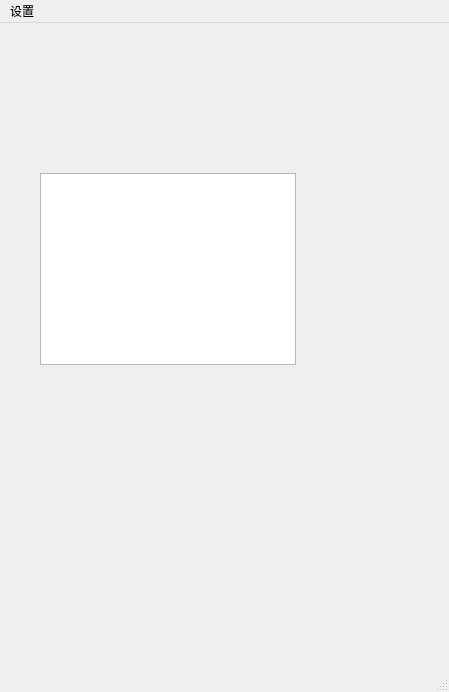
<?xml version="1.0" encoding="UTF-8"?>
<ui version="4.0">
 <class>MainWindow</class>
 <widget class="QMainWindow" name="MainWindow">
  <property name="geometry">
   <rect>
    <x>0</x>
    <y>0</y>
    <width>449</width>
    <height>692</height>
   </rect>
  </property>
  <property name="windowTitle">
   <string>MainWindow</string>
  </property>
  <widget class="QWidget" name="centralwidget">
   <widget class="QTextBrowser" name="textBrowser">
    <property name="geometry">
     <rect>
      <x>40</x>
      <y>150</y>
      <width>256</width>
      <height>192</height>
     </rect>
    </property>
    <property name="maximumSize">
     <size>
      <width>256</width>
      <height>192</height>
     </size>
    </property>
   </widget>
  </widget>
  <widget class="QStatusBar" name="statusbar"/>
  <widget class="QMenuBar" name="menuBar">
   <property name="geometry">
    <rect>
     <x>0</x>
     <y>0</y>
     <width>449</width>
     <height>33</height>
    </rect>
   </property>
   <widget class="QMenu" name="menu">
    <property name="title">
     <string>设置</string>
    </property>
    <addaction name="actionapi"/>
   </widget>
   <addaction name="menu"/>
  </widget>
  <action name="actionapi">
   <property name="text">
    <string>api</string>
   </property>
  </action>
 </widget>
 <resources/>
 <connections/>
</ui>
